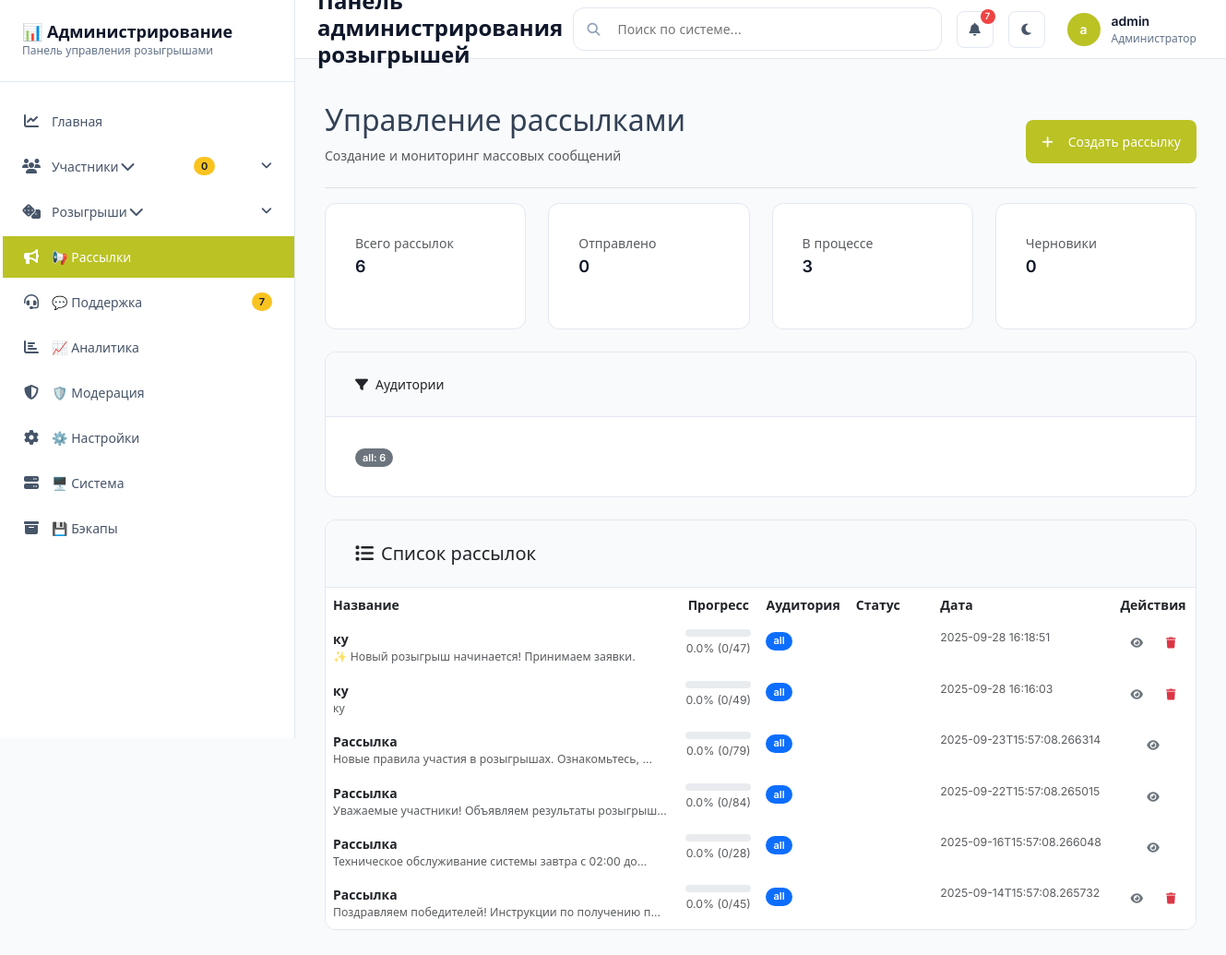
The app's page /admin/broadcasts (signed in) with its own data.
### tables this page shows
CREATE TABLE broadcast_jobs (
        id INTEGER PRIMARY KEY AUTOINCREMENT,
        message_text TEXT NOT NULL,
        total_recipients INTEGER DEFAULT 0,
        status TEXT DEFAULT 'pending',
        created_at TIMESTAMP DEFAULT CURRENT_TIMESTAMP,
        started_at TIMESTAMP,
        finished_at TIMESTAMP
    , media_path TEXT, media_type TEXT, media_caption TEXT);

### web/routes/admin.py (the view)
@admin_bp.route("/broadcasts")
@login_required
def broadcasts():
    page = request.args.get("page", 1, type=int)
    per_page = request.args.get("per_page", 50, type=int)
    status = request.args.get("status")
    db = _get_admin_db()
    queue, total = db.list_broadcasts(status=status, page=page, per_page=per_page)
    queue = [dict(b) if hasattr(b, 'keys') else b for b in queue]
    by_status = {
        'completed': len([b for b in queue if b['status'] == 'completed']),
        'sending': len([b for b in queue if b['status'] == 'sending']),
        'draft': len([b for b in queue if b['status'] == 'draft']),
        'failed': len([b for b in queue if b['status'] == 'failed']),
    }
    by_audience = {}
    for b in queue:
        aud = b.get('media_type') or 'all'
        by_audience[aud] = by_audience.get(aud, 0) + 1
    pages = (total + per_page - 1) // per_page
    return render_template(
        "broadcasts.html",
        broadcasts=queue,
        total=total,
        page=page,
        pages=pages,
        per_page=per_page,
        status=status,
        stats=db.get_statistics(),
        by_status=by_status,
        by_audience=by_audience,
    )

### database/admin_queries.py (called while the page is built)
    def _connect(self) -> sqlite3.Connection:
        conn = sqlite3.connect(
            self.db_path,
            timeout=30.0,  # 30 second timeout
            isolation_level=None  # Autocommit mode for better performance
        )
        conn.row_factory = sqlite3.Row
        conn.execute("PRAGMA journal_mode=WAL")
        conn.execute("PRAGMA synchronous=NORMAL")
        conn.execute("PRAGMA cache_size=-64000")  # 64MB cache
        conn.execute("PRAGMA temp_store=MEMORY")
        conn.execute("PRAGMA mmap_size=268435456")  # 256MB mmap
        return conn

### web/routes/admin.py (called while the page is built)
def _get_admin_db() -> AdminDatabase:
    try:
        config = current_app.config
        db_path = config.get("DATABASE_PATH", "data/lottery_bot.sqlite")
        return AdminDatabase(db_path=db_path)
    except Exception as e:
        current_app.logger.error(f"Failed to connect to admin database: {e}")
        raise

### web/templates/broadcasts.html (shortened to what this page needs)
{% extends "base.html" %}
{% block content %}
<div x-data="broadcasts()">
<div class="d-flex justify-content-between flex-wrap flex-md-nowrap align-items-center pt-3 pb-2 mb-3 border-bottom">
    <div>
        <h1 class="h2">Управление рассылками</h1>
        <p class="text-muted">Создание и мониторинг массовых сообщений</p>
    </div>
    <button class="btn btn-primary" data-bs-toggle="modal" data-bs-target="#createEditModal" @click="resetForm()">
        <i class="fa-solid fa-plus me-2"></i>Создать рассылку
    </button>
 </div>
<div class="row g-4 mb-4">
    <div class="col-md-6 col-xl-3">
        <div class="card h-100">
            <div class="card-body">
                <p class="card-text text-muted mb-1">Всего рассылок</p>
                <h4 class="card-title mb-0">{{ broadcasts|length }}</h4>
            </div>
        </div>
    </div>
    <div class="col-md-6 col-xl-3">
        <div class="card h-100">
            <div class="card-body">
                <p class="card-text text-muted mb-1">Отправлено</p>
                <h4 class="card-title mb-0">{{ by_status.completed if by_status else (broadcasts|selectattr('status', 'equalto', 'completed')|list|length) }}</h4>
            </div>
        </div>
    </div>
    <div class="col-md-6 col-xl-3">
        <div class="card h-100">
            <div class="card-body">
                <p class="card-text text-muted mb-1">В процессе</p>
                <h4 class="card-title mb-0">{{ by_status.sending if by_status else (broadcasts|selectattr('status', 'equalto', 'sending')|list|length) }}</h4>
            </div>
        </div>
    </div>
    <div class="col-md-6 col-xl-3">
        <div class="card h-100">
            <div class="card-body">
                <p class="card-text text-muted mb-1">Черновики</p>
                <h4 class="card-title mb-0">{{ by_status.draft if by_status else (broadcasts|selectattr('status', 'equalto', 'draft')|list|length) }}</h4>
            </div>
        </div>
    </div>
</div>
{% if by_audience %}
<div class="card mb-4">
    <div class="card-header"><i class="fa-solid fa-filter me-2"></i>Аудитории</div>
    <div class="card-body">
        {% for k,v in by_audience.items() %}
        <span class="badge bg-secondary me-2">{{ k }}: {{ v }}</span>
        {% endfor %}
    </div>
</div>
{% endif %}
<div class="card">
    <div class="card-header">
        <h5 class="mb-0"><i class="fa-solid fa-list me-2"></i>Список рассылок</h5>
    </div>
    <div class="card-body p-0">
        {% if broadcasts %}
        <div class="table-responsive">
            <table class="table table-hover table-borderless mb-0">
                <thead>
                    <tr>
                        <th scope="col">Название</th>
                        <th scope="col" class="text-center">Прогресс</th>
                        <th scope="col">Аудитория</th>
                        <th scope="col">Статус</th>
                        <th scope="col">Дата</th>
                        <th scope="col" class="text-center">Действия</th>
                    </tr>
                </thead>
                <tbody>
                    {% set audience_classes = {
                        'all': 'bg-primary',
                        'approved': 'bg-success',
                        'pending': 'bg-warning',
                        'rejected': 'bg-danger',
                        'winners': 'bg-info'
                    } %}
                    {% for broadcast in broadcasts %}
                    <tr>
                        <td>
                            <div class="fw-bold">{{ broadcast.media_caption or 'Рассылка' }}</div>
                            {% set message_preview = broadcast.message_text or '' %}
                            <p class="text-muted small mb-0">{{ message_preview[:50] }}{% if message_preview|length > 50 %}...{% endif %}</p>
                        </td>
                        <td class="text-center">
                            {% set progress = ((broadcast.sent_count or 0) / (broadcast.total_recipients or 1) * 100)|round %}
                            <div class="progress" style="height: 8px;">
                            </div>
                            <div class="small text-muted mt-1">{{ progress }}% ({{ broadcast.sent_count or 0 }}/{{ broadcast.total_recipients or 0 }})</div>
                        </td>
                        <td>
                            {% set audience_class = audience_classes.get(broadcast.media_type, 'bg-primary') %}
                            <span class="badge {{ audience_class }}">{{ broadcast.media_type or 'all' }}</span>
                        </td>
                        <td>
                             {% set status_config = {
                                'completed': ('badge-light-success', 'fa-check-circle'),
                                'sending': ('badge-light-warning', 'fa-paper-plane'),
                                'draft': ('badge-light-secondary', 'fa-pencil-alt'),
                                'failed': ('badge-light-danger', 'fa-exclamation-circle')
                            }.get(broadcast.status, ('badge-light-secondary', 'fa-question-circle')) %}
                            <span class="badge {{ status_config[0] }}"><i class="fa-solid {{ status_config[1] }} me-1"></i>{{ broadcast.status }}</span>
                        </td>
                        <td class="text-muted small">{{ broadcast.created_at if broadcast.created_at else 'N/A' }}</td>
                        <td class="text-center">
                            <div class="btn-group">
                                <button class="btn btn-sm btn-outline-secondary" @click="viewBroadcast('{{ broadcast.id }}')" title="Посмотреть"><i class="fa-solid fa-eye"></i></button>
                                {% if broadcast.status != 'sending' %}
                                <button class="btn btn-sm btn-outline-danger"
                                         data-bs-toggle="modal"
                                         data-bs-target="#confirmationModal"
                                         data-bs-title="Удалить рассылку?"
                                         data-bs-body="Вы уверены? Это действие нельзя отменить."
                                         data-bs-action="{{ url_for('admin.delete_broadcast', broadcast_id=broadcast.id) }}"
                                         title="Удалить">
                                    <i class="fa-solid fa-trash"></i>
                                </button>
                                {% endif %}
                            </div>
                        </td>
                    </tr>
                    {% endfor %}
                </tbody>
            </table>
        </div>
        {% endif %}
    </div>
</div>
{% endblock %}

### web/static/css/custom.css (style rules this page uses)
:root { --color-primary: hsl(63, 69%, 45%); --color-pending: hsl(45, 95%, 55%); --color-approved: hsl(142, 69%, 45%); --color-rejected: hsl(0, 84%, 60%); --color-in-progress: hsl(217, 91%, 60%); --color-archived: hsl(210, 11%, 71%); --color-urgent: hsl(0, 84%, 60%); --color-high: hsl(25, 95%, 53%); --color-medium: hsl(45, 95%, 55%); --color-low: hsl(210, 11%, 71%); --color-white: #ffffff; --color-gray-50: #f8fafc; --color-gray-100: #f1f5f9; --color-gray-200: #e2e8f0; --color-gray-300: #cbd5e1; --color-gray-400: #94a3b8; --color-gray-500: #64748b; --color-gray-600: #475569; --color-gray-700: #334155; --color-gray-800: #1e293b; --color-gray-900: #0f172a; --font-inter: 'Inter', system-ui, -apple-system, sans-serif; --font-jetbrains: 'JetBrains Mono', 'Courier New', monospace; --space-1: 4px; --space-2: 8px; --space-3: 12px; --space-4: 16px; --space-5: 20px; --space-6: 24px; --space-8: 32px; --space-10: 40px; --space-12: 48px; --space-16: 64px; --space-20: 80px; --sidebar-width: 320px; --header-height: 64px; --shadow-sm: 0 1px 2px 0 rgb(0 0 0 / 0.05); --shadow-md: 0 4px 6px -1px rgb(0 0 0 / 0.1), 0 2px 4px -2px rgb(0 0 0 / 0.1); --shadow-lg: 0 10px 15px -3px rgb(0 0 0 / 0.1), 0 4px 6px -4px rgb(0 0 0 / 0.1); --radius-sm: 4px; --radius-md: 8px; --radius-lg: 12px; --radius-xl: 16px; }
* { box-sizing: border-box; }
html { font-size: 16px; }
body { font-family: var(--font-inter); font-size: 14px; line-height: 1.5; color: var(--color-gray-700); background-color: var(--color-gray-50); margin: 0; padding: 0; }
.badge { display: inline-flex; align-items: center; justify-content: center; min-width: 20px; height: 20px; padding: 0 var(--space-2); font-size: 11px; font-weight: 600; line-height: 1; border-radius: 10px; margin-left: auto; }
.card { background: var(--color-white); border: 1px solid var(--color-gray-200); border-radius: var(--radius-lg); overflow: hidden; transition: all 0.2s ease; margin-bottom: var(--space-6); }
.card-header { padding: var(--space-6) var(--space-8); border-bottom: 1px solid var(--color-gray-200); background: var(--color-gray-50); }
.card-title { font-size: 18px; font-weight: 600; color: var(--color-gray-900); margin: 0; }
.card-body { padding: var(--space-8); }
.btn { display: inline-flex; align-items: center; justify-content: center; gap: var(--space-2); padding: var(--space-3) var(--space-4); border: 1px solid transparent; border-radius: var(--radius-md); font-size: 14px; font-weight: 500; text-decoration: none; cursor: pointer; transition: all 0.2s ease; user-select: none; }
.btn-primary { background: var(--color-primary); color: var(--color-white); }
.btn-sm { padding: var(--space-2) var(--space-3); font-size: 12px; }
.mt-1 { margin-top: var(--space-1); }
.mb-1 { margin-bottom: var(--space-1); }
.mb-3 { margin-bottom: var(--space-3); }
.mb-4 { margin-bottom: var(--space-4); }

### records on screen
broadcast_jobs: media_type "all", v "6", media_caption "ку", message_text "✨ Новый розыгрыш начинается! Принимаем заявки.", progress "0.0", sent_count "0", total_recipients "47", created_at "2025-09-28 16:18:51"
broadcast_jobs: media_caption "ку", message_text "ку", progress "0.0", sent_count "0", total_recipients "49", media_type "all", created_at "2025-09-28 16:16:03"
broadcast_jobs: media_caption "Рассылка", message_text "Новые правила участия в розыгрышах. Ознакомьтесь,", progress "0.0", sent_count "0", total_recipients "79", media_type "all", created_at "2025-09-23T15:57:08.266314"
broadcast_jobs: media_caption "Рассылка", message_text "Уважаемые участники! Объявляем результаты розыгрыш", progress "0.0", sent_count "0", total_recipients "84", media_type "all", created_at "2025-09-22T15:57:08.265015"
broadcast_jobs: media_caption "Рассылка", message_text "Техническое обслуживание системы завтра с 02:00 до", progress "0.0", sent_count "0", total_recipients "28", media_type "all", created_at "2025-09-16T15:57:08.266048"
broadcast_jobs: media_caption "Рассылка", message_text "Поздравляем победителей! Инструкции по получению п", progress "0.0", sent_count "0", total_recipients "45", media_type "all", created_at "2025-09-14T15:57:08.265732"

### other values on screen
{{ current_user.username[0] if current_user.is_authenticated else 'A' }} "a"
{{ current_user.username if current_user.is_authenticated else 'Админ' }} "admin"
{{ broadcasts|length }} "6"
